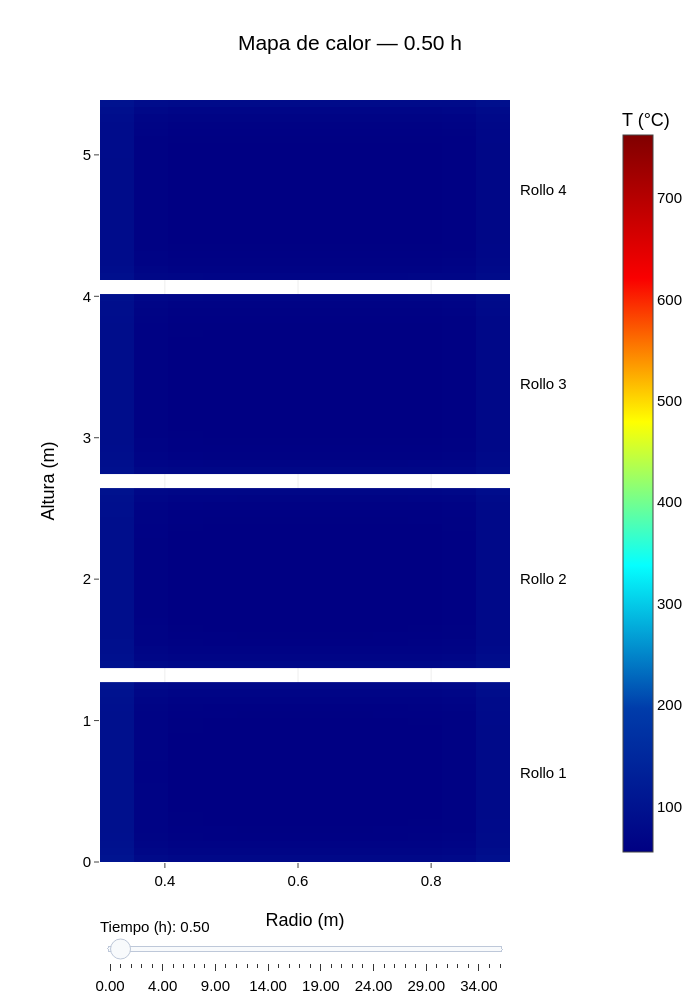

Source (notebook cell):
### Markdown cell above
### Plot — Heatmap

### Code cell
heatmap_fig.show()

### Figure 1 — Plotly figure (JSON) as saved in the notebook; plotly's stock layout.template omitted (floating-point values rounded to 4 significant figures; data arrays with more than 128 entries replaced by an {"elided": "..."} marker saying what was removed)
{"data": [{"coloraxis": "coloraxis", "hovertemplate": "Rollo 1<br>Radio: %{x:.3f} m<br>Altura: %{y:.3f} m<br>Temperatura: %{z:.1f} °C<extra></extra>", "name": "Rollo 1", "type": "heatmap", "x": [0.3025, 0.3538, 0.4052, 0.4565, 0.5078, 0.5592, 0.6105, 0.6618, 0.7132, 0.7645, 0.8158, 0.8672, 0.9185], "y": [0.0, 0.05088, 0.1018, 0.1526, 0.2035, 0.2544, 0.3053, 0.3562, 0.407, 0.4579, 0.5088, 0.5597, 0.6106, 0.6614, 0.7123, 0.7632, 0.8141, 0.865, 0.9158, 0.9667, 1.018, 1.068, 1.119, 1.17, 1.221, 1.272], "z": {"elided": "25x12 float values"}, "zsmooth": false}, {"coloraxis": "coloraxis", "hovertemplate": "Rollo 2<br>Radio: %{x:.3f} m<br>Altura: %{y:.3f} m<br>Temperatura: %{z:.1f} °C<extra></extra>", "name": "Rollo 2", "type": "heatmap", "x": [0.3025, 0.3538, 0.4052, 0.4565, 0.5078, 0.5592, 0.6105, 0.6618, 0.7132, 0.7645, 0.8158, 0.8672, 0.9185], "y": [1.372, 1.423, 1.474, 1.525, 1.576, 1.626, 1.677, 1.728, 1.779, 1.83, 1.881, 1.932, 1.983, 2.033, 2.084, 2.135, 2.186, 2.237, 2.288, 2.339, 2.39, 2.44, 2.491, 2.542, 2.593, 2.644], "z": {"elided": "25x12 float values"}, "zsmooth": false}, {"coloraxis": "coloraxis", "hovertemplate": "Rollo 3<br>Radio: %{x:.3f} m<br>Altura: %{y:.3f} m<br>Temperatura: %{z:.1f} °C<extra></extra>", "name": "Rollo 3", "type": "heatmap", "x": [0.3025, 0.3538, 0.4052, 0.4565, 0.5078, 0.5592, 0.6105, 0.6618, 0.7132, 0.7645, 0.8158, 0.8672, 0.9185], "y": [2.744, 2.795, 2.846, 2.897, 2.948, 2.998, 3.049, 3.1, 3.151, 3.202, 3.253, 3.304, 3.355, 3.405, 3.456, 3.507, 3.558, 3.609, 3.66, 3.711, 3.762, 3.812, 3.863, 3.914, 3.965, 4.016], "z": {"elided": "25x12 float values"}, "zsmooth": false}, {"coloraxis": "coloraxis", "hovertemplate": "Rollo 4<br>Radio: %{x:.3f} m<br>Altura: %{y:.3f} m<br>Temperatura: %{z:.1f} °C<extra></extra>", "name": "Rollo 4", "type": "heatmap", "x": [0.3025, 0.3538, 0.4052, 0.4565, 0.5078, 0.5592, 0.6105, 0.6618, 0.7132, 0.7645, 0.8158, 0.8672, 0.9185], "y": [4.116, 4.167, 4.218, 4.269, 4.32, 4.37, 4.421, 4.472, 4.523, 4.574, 4.625, 4.676, 4.727, 4.777, 4.828, 4.879, 4.93, 4.981, 5.032, 5.083, 5.134, 5.184, 5.235, 5.286, 5.337, 5.388], "z": {"elided": "25x12 float values"}, "zsmooth": false}], "layout": {"annotations": [{"showarrow": false, "text": "Rollo 1", "x": 1.02, "xanchor": "left", "xref": "paper", "y": 0.636, "yref": "y"}, {"showarrow": false, "text": "Rollo 2", "x": 1.02, "xanchor": "left", "xref": "paper", "y": 2.008, "yref": "y"}, {"showarrow": false, "text": "Rollo 3", "x": 1.02, "xanchor": "left", "xref": "paper", "y": 3.38, "yref": "y"}, {"showarrow": false, "text": "Rollo 4", "x": 1.02, "xanchor": "left", "xref": "paper", "y": 4.752, "yref": "y"}], "coloraxis": {"cmax": 762.2, "cmin": 55, "colorbar": {"title": {"text": "T (°C)"}, "x": 1.25}, "colorscale": [[0, "rgb(0,0,131)"], [0.2, "rgb(0,60,170)"], [0.4, "rgb(5,255,255)"], [0.6, "rgb(255,255,0)"], [0.8, "rgb(250,0,0)"], [1, "rgb(128,0,0)"]]}, "font": {"color": "black", "family": "Arial", "size": 15}, "height": 1000, "margin": {"b": 130, "l": 100, "r": 140, "t": 100}, "sliders": [{"active": 1, "currentvalue": {"prefix": "Tiempo (h): "}, "pad": {"t": 50}, "steps": [{"args": [["0"], {"frame": {"duration": 0, "redraw": true}, "mode": "immediate", "transition": {"duration": 0}}], "label": "0.00", "method": "animate"}, {"args": [["72"], {"frame": {"duration": 0, "redraw": true}, "mode": "immediate", "transition": {"duration": 0}}], "label": "0.50", "method": "animate"}, {"args": [["144"], {"frame": {"duration": 0, "redraw": true}, "mode": "immediate", "transition": {"duration": 0}}], "label": "1.00", "method": "animate"}, {"args": [["288"], {"frame": {"duration": 0, "redraw": true}, "mode": "immediate", "transition": {"duration": 0}}], "label": "2.00", "method": "animate"}, {"args": [["432"], {"frame": {"duration": 0, "redraw": true}, "mode": "immediate", "transition": {"duration": 0}}], "label": "3.00", "method": "animate"}, {"args": [["576"], {"frame": {"duration": 0, "redraw": true}, "mode": "immediate", "transition": {"duration": 0}}], "label": "4.00", "method": "animate"}, {"args": [["720"], {"frame": {"duration": 0, "redraw": true}, "mode": "immediate", "transition": {"duration": 0}}], "label": "5.00", "method": "animate"}, {"args": [["864"], {"frame": {"duration": 0, "redraw": true}, "mode": "immediate", "transition": {"duration": 0}}], "label": "6.00", "method": "animate"}, {"args": [["1008"], {"frame": {"duration": 0, "redraw": true}, "mode": "immediate", "transition": {"duration": 0}}], "label": "7.00", "method": "animate"}, {"args": [["1152"], {"frame": {"duration": 0, "redraw": true}, "mode": "immediate", "transition": {"duration": 0}}], "label": "8.00", "method": "animate"}, {"args": [["1296"], {"frame": {"duration": 0, "redraw": true}, "mode": "immediate", "transition": {"duration": 0}}], "label": "9.00", "method": "animate"}, {"args": [["1440"], {"frame": {"duration": 0, "redraw": true}, "mode": "immediate", "transition": {"duration": 0}}], "label": "10.00", "method": "animate"}, {"args": [["1584"], {"frame": {"duration": 0, "redraw": true}, "mode": "immediate", "transition": {"duration": 0}}], "label": "11.00", "method": "animate"}, {"args": [["1728"], {"frame": {"duration": 0, "redraw": true}, "mode": "immediate", "transition": {"duration": 0}}], "label": "12.00", "method": "animate"}, {"args": [["1872"], {"frame": {"duration": 0, "redraw": true}, "mode": "immediate", "transition": {"duration": 0}}], "label": "13.00", "method": "animate"}, {"args": [["2016"], {"frame": {"duration": 0, "redraw": true}, "mode": "immediate", "transition": {"duration": 0}}], "label": "14.00", "method": "animate"}, {"args": [["2160"], {"frame": {"duration": 0, "redraw": true}, "mode": "immediate", "transition": {"duration": 0}}], "label": "15.00", "method": "animate"}, {"args": [["2304"], {"frame": {"duration": 0, "redraw": true}, "mode": "immediate", "transition": {"duration": 0}}], "label": "16.00", "method": "animate"}, {"args": [["2448"], {"frame": {"duration": 0, "redraw": true}, "mode": "immediate", "transition": {"duration": 0}}], "label": "17.00", "method": "animate"}, {"args": [["2592"], {"frame": {"duration": 0, "redraw": true}, "mode": "immediate", "transition": {"duration": 0}}], "label": "18.00", "method": "animate"}, {"args": [["2736"], {"frame": {"duration": 0, "redraw": true}, "mode": "immediate", "transition": {"duration": 0}}], "label": "19.00", "method": "animate"}, {"args": [["2880"], {"frame": {"duration": 0, "redraw": true}, "mode": "immediate", "transition": {"duration": 0}}], "label": "20.00", "method": "animate"}, {"args": [["3024"], {"frame": {"duration": 0, "redraw": true}, "mode": "immediate", "transition": {"duration": 0}}], "label": "21.00", "method": "animate"}, {"args": [["3168"], {"frame": {"duration": 0, "redraw": true}, "mode": "immediate", "transition": {"duration": 0}}], "label": "22.00", "method": "animate"}, {"args": [["3312"], {"frame": {"duration": 0, "redraw": true}, "mode": "immediate", "transition": {"duration": 0}}], "label": "23.00", "method": "animate"}, {"args": [["3456"], {"frame": {"duration": 0, "redraw": true}, "mode": "immediate", "transition": {"duration": 0}}], "label": "24.00", "method": "animate"}, {"args": [["3600"], {"frame": {"duration": 0, "redraw": true}, "mode": "immediate", "transition": {"duration": 0}}], "label": "25.00", "method": "animate"}, {"args": [["3744"], {"frame": {"duration": 0, "redraw": true}, "mode": "immediate", "transition": {"duration": 0}}], "label": "26.00", "method": "animate"}, {"args": [["3888"], {"frame": {"duration": 0, "redraw": true}, "mode": "immediate", "transition": {"duration": 0}}], "label": "27.00", "method": "animate"}, {"args": [["4032"], {"frame": {"duration": 0, "redraw": true}, "mode": "immediate", "transition": {"duration": 0}}], "label": "28.00", "method": "animate"}, {"args": [["4176"], {"frame": {"duration": 0, "redraw": true}, "mode": "immediate", "transition": {"duration": 0}}], "label": "29.00", "method": "animate"}, {"args": [["4320"], {"frame": {"duration": 0, "redraw": true}, "mode": "immediate", "transition": {"duration": 0}}], "label": "30.00", "method": "animate"}, {"args": [["4464"], {"frame": {"duration": 0, "redraw": true}, "mode": "immediate", "transition": {"duration": 0}}], "label": "31.00", "method": "animate"}, {"args": [["4608"], {"frame": {"duration": 0, "redraw": true}, "mode": "immediate", "transition": {"duration": 0}}], "label": "32.00", "method": "animate"}, {"args": [["4752"], {"frame": {"duration": 0, "redraw": true}, "mode": "immediate", "transition": {"duration": 0}}], "label": "33.00", "method": "animate"}, {"args": [["4896"], {"frame": {"duration": 0, "redraw": true}, "mode": "immediate", "transition": {"duration": 0}}], "label": "34.00", "method": "animate"}, {"args": [["5040"], {"frame": {"duration": 0, "redraw": true}, "mode": "immediate", "transition": {"duration": 0}}], "label": "35.00", "method": "animate"}, {"args": [["5084"], {"frame": {"duration": 0, "redraw": true}, "mode": "immediate", "transition": {"duration": 0}}], "label": "35.30", "method": "animate"}]}], "title": {"text": "Mapa de calor — 0.50 h", "x": 0.5, "xanchor": "center"}, "width": 700, "xaxis": {"title": {"text": "Radio (m)"}, "zeroline": false}, "yaxis": {"range": [0, 5.388], "title": {"text": "Altura (m)"}, "zeroline": false}}}
